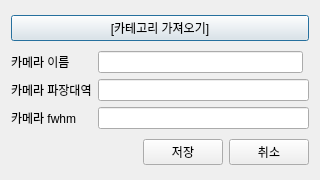
<?xml version="1.0" encoding="UTF-8"?>
<ui version="4.0">
 <class>Dialog</class>
 <widget class="QDialog" name="Dialog">
  <property name="geometry">
   <rect>
    <x>0</x>
    <y>0</y>
    <width>320</width>
    <height>180</height>
   </rect>
  </property>
  <property name="windowTitle">
   <string>Camera Add</string>
  </property>
  <layout class="QVBoxLayout" name="verticalLayout">
   <item>
    <widget class="QPushButton" name="pushButton_load_category">
     <property name="text">
      <string>[카테고리 가져오기]</string>
     </property>
    </widget>
   </item>
   <item>
    <layout class="QGridLayout" name="gridLayout">
     <item row="0" column="0">
      <widget class="QLabel" name="label_camera_name">
       <property name="text">
        <string>카메라 이름</string>
       </property>
      </widget>
     </item>
     <item row="0" column="1">
      <widget class="QLineEdit" name="lineEdit_camera_name">
       <property name="readOnly">
        <bool>false</bool>
       </property>
       <property name="enabled">
        <bool>true</bool>
       </property>
      </widget>
     </item>
     <item row="1" column="0">
      <widget class="QLabel" name="label_camera_filter">
       <property name="text">
        <string>카메라 파장대역</string>
       </property>
      </widget>
     </item>
     <item row="1" column="1" colspan="2">
      <widget class="QLineEdit" name="lineEdit_camera_filter">
       <property name="readOnly">
        <bool>false</bool>
       </property>
       <property name="enabled">
        <bool>true</bool>
       </property>
      </widget>
     </item>
     <item row="2" column="0">
      <widget class="QLabel" name="label_camera_fwhm">
       <property name="text">
        <string>카메라 fwhm</string>
       </property>
      </widget>
     </item>
     <item row="2" column="1" colspan="2">
      <widget class="QLineEdit" name="lineEdit_camera_fwhm">
       <property name="readOnly">
        <bool>false</bool>
       </property>
       <property name="enabled">
        <bool>true</bool>
       </property>
      </widget>
     </item>
    </layout>
   </item>
   <item>
    <layout class="QHBoxLayout" name="horizontalLayout">
     <item>
      <spacer name="horizontalSpacer">
       <property name="orientation">
        <enum>Qt::Horizontal</enum>
       </property>
       <property name="sizeHint" stdset="0">
        <size>
         <width>40</width>
         <height>20</height>
        </size>
       </property>
      </spacer>
     </item>
     <item>
      <widget class="QPushButton" name="pushButton_save">
       <property name="text">
        <string>저장</string>
       </property>
      </widget>
     </item>
     <item>
      <widget class="QPushButton" name="pushButton_cancel">
       <property name="text">
        <string>취소</string>
       </property>
      </widget>
     </item>
    </layout>
   </item>
  </layout>
 </widget>
 <resources/>
 <connections/>
</ui>
